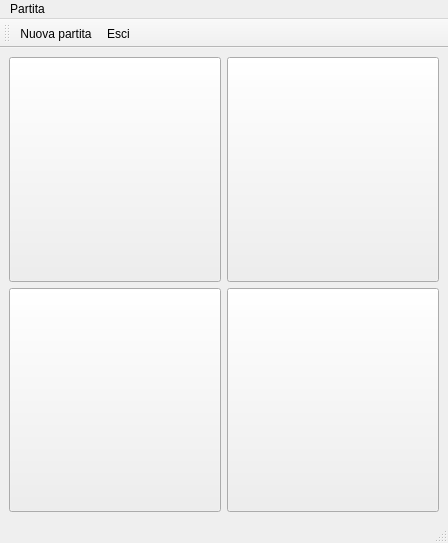
<?xml version="1.0" encoding="UTF-8"?>
<ui version="4.0">
 <class>MainWindow</class>
 <widget class="QMainWindow" name="MainWindow">
  <property name="geometry">
   <rect>
    <x>0</x>
    <y>0</y>
    <width>448</width>
    <height>543</height>
   </rect>
  </property>
  <property name="windowTitle">
   <string>Santuzzo</string>
  </property>
  <widget class="QWidget" name="centralwidget">
   <layout class="QGridLayout" name="gridLayout">
    <item row="0" column="0">
     <widget class="QPushButton" name="green">
      <property name="enabled">
       <bool>true</bool>
      </property>
      <property name="sizePolicy">
       <sizepolicy hsizetype="Minimum" vsizetype="Expanding">
        <horstretch>0</horstretch>
        <verstretch>0</verstretch>
       </sizepolicy>
      </property>
      <property name="text">
       <string/>
      </property>
      <property name="icon">
       <iconset resource="risorse.qrc">
        <normaloff>:/icone/lamp_green_off.png</normaloff>:/icone/lamp_green_off.png</iconset>
      </property>
      <property name="iconSize">
       <size>
        <width>200</width>
        <height>200</height>
       </size>
      </property>
     </widget>
    </item>
    <item row="1" column="0">
     <widget class="QPushButton" name="yellow">
      <property name="sizePolicy">
       <sizepolicy hsizetype="Minimum" vsizetype="Expanding">
        <horstretch>0</horstretch>
        <verstretch>0</verstretch>
       </sizepolicy>
      </property>
      <property name="text">
       <string/>
      </property>
      <property name="icon">
       <iconset resource="risorse.qrc">
        <normaloff>:/icone/lamp_yellow_off.png</normaloff>:/icone/lamp_yellow_off.png</iconset>
      </property>
      <property name="iconSize">
       <size>
        <width>200</width>
        <height>200</height>
       </size>
      </property>
     </widget>
    </item>
    <item row="0" column="1">
     <widget class="QPushButton" name="red">
      <property name="sizePolicy">
       <sizepolicy hsizetype="Minimum" vsizetype="Expanding">
        <horstretch>0</horstretch>
        <verstretch>0</verstretch>
       </sizepolicy>
      </property>
      <property name="text">
       <string/>
      </property>
      <property name="icon">
       <iconset resource="risorse.qrc">
        <normaloff>:/icone/lamp_red_off.png</normaloff>:/icone/lamp_red_off.png</iconset>
      </property>
      <property name="iconSize">
       <size>
        <width>200</width>
        <height>200</height>
       </size>
      </property>
     </widget>
    </item>
    <item row="1" column="1">
     <widget class="QPushButton" name="blue">
      <property name="sizePolicy">
       <sizepolicy hsizetype="Minimum" vsizetype="Expanding">
        <horstretch>0</horstretch>
        <verstretch>0</verstretch>
       </sizepolicy>
      </property>
      <property name="text">
       <string/>
      </property>
      <property name="icon">
       <iconset resource="risorse.qrc">
        <normaloff>:/icone/lamp_blue_off.png</normaloff>:/icone/lamp_blue_off.png</iconset>
      </property>
      <property name="iconSize">
       <size>
        <width>200</width>
        <height>200</height>
       </size>
      </property>
     </widget>
    </item>
   </layout>
  </widget>
  <widget class="QMenuBar" name="menubar">
   <property name="geometry">
    <rect>
     <x>0</x>
     <y>0</y>
     <width>448</width>
     <height>23</height>
    </rect>
   </property>
   <widget class="QMenu" name="menuPartita">
    <property name="title">
     <string>Partita</string>
    </property>
    <addaction name="actionNuova_partita"/>
    <addaction name="separator"/>
    <addaction name="actionConfigura_gioco"/>
    <addaction name="separator"/>
    <addaction name="actionEsci"/>
   </widget>
   <addaction name="menuPartita"/>
  </widget>
  <widget class="QStatusBar" name="statusbar"/>
  <widget class="QToolBar" name="toolBar">
   <property name="windowTitle">
    <string>toolBar</string>
   </property>
   <property name="toolButtonStyle">
    <enum>Qt::ToolButtonStyle::ToolButtonTextUnderIcon</enum>
   </property>
   <attribute name="toolBarArea">
    <enum>TopToolBarArea</enum>
   </attribute>
   <attribute name="toolBarBreak">
    <bool>false</bool>
   </attribute>
   <addaction name="actionNuova_partita"/>
   <addaction name="actionEsci"/>
  </widget>
  <action name="actionNuova_partita">
   <property name="icon">
    <iconset theme="video-x-generic"/>
   </property>
   <property name="text">
    <string>Nuova partita</string>
   </property>
  </action>
  <action name="actionEsci">
   <property name="icon">
    <iconset theme="system-log-out"/>
   </property>
   <property name="text">
    <string>Esci</string>
   </property>
  </action>
  <action name="actionConfigura_gioco">
   <property name="icon">
    <iconset theme="QIcon::ThemeIcon::DocumentProperties"/>
   </property>
   <property name="text">
    <string>Configura gioco</string>
   </property>
  </action>
 </widget>
 <resources>
  <include location="risorse.qrc"/>
 </resources>
 <connections/>
</ui>
